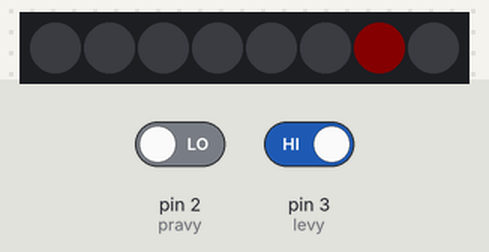
Bench run of a sketch on a simulated Arduino Uno, built with avr-gcc and run on an emulated ATmega328P. Shown: 8 RGB LEDs in strip order, left to right. The inputs (shaded band) are chosen by the test bench; at power-on: pin 2 (pravy) LOW, pin 3 (levy) HIGH. Dim RGB values are drawn brighter than linear; what the sketch prints to the serial monitor is not drawn.

Above: at 2.25 s.
2.3 s: pin 2 (pravy) driven HIGH
At 2.7 s:
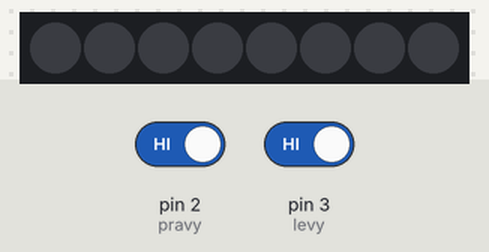
At 3.06 s:
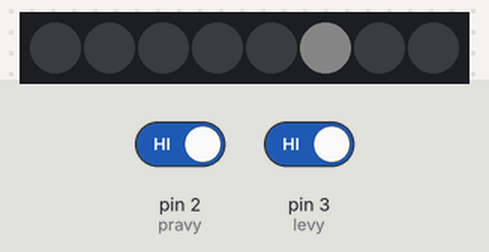
5.1 s: pin 3 (levy) driven LOW
Timing chart, 0 to 14.1 s (numbered marks = the images above; inputs shaded):
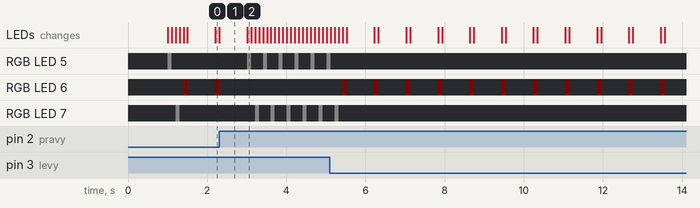

Measured:
- after the input at 2.3 s, the LEDs: first differ from a run without the input after 0.71 s (image 2)
- what the display in image 1 shows lasts 0.7 s, from 2.3 s to 3.0 s

The sketch:

prejezd.ino
```cpp
#include <FastLED.h>

#define LED_PIN     4
#define POCET_LED    8
#define JAS_LED  8
CRGB leds[POCET_LED];

int levy = 3;
int pravy = 2;

enum Stavy {
  BILA,
  CERVENA,
  CERNA,
};

Stavy stav = Stavy::BILA;

enum Smery {
  ZLEVA,
  ZPRAVA
};

Smery smer ;

void setup() {
  pinMode(levy, INPUT);
  pinMode(pravy, INPUT);
  Serial.begin(9600);
  delay(1000);

  FastLED.addLeds<WS2812, LED_PIN, GRB>(leds, POCET_LED);
  FastLED.setBrightness(JAS_LED);
}

void blik(int cisloLed, int barva1, int barva2, int barva3) {
    leds[cisloLed] = CRGB(barva1, barva2, barva3);
    FastLED.show();
    delay(100);
    leds[cisloLed] = CRGB(0, 0, 0);
    FastLED.show();
    delay(100);

}

void stavyAutomat(){
    switch(stav) {
      case Stavy::BILA:
       blik(5, 255, 255, 255);
       blik(7, 255, 255, 255);
      case Stavy::CERVENA:
       blik(6, 255, 0, 0);
      case Stavy::CERNA:
       blik(5, 0, 0, 0);
       blik(6, 0, 0, 0);
       blik(7, 0, 0, 0);
    }
    }

void smerJizdy(){
  if ((digitalRead(levy) == 0) && (digitalRead(pravy) == 1)) {
    smer = Smery::ZLEVA;
  }
  else if ((digitalRead(levy) == 1) && (digitalRead(pravy) == 0)) {
    smer = Smery::ZPRAVA;
  }}

void dalsiStav(int left, int right) {
  int l = left;
  int p = right;
  if (digitalRead(left) == 0 && digitalRead(right) == 1 && stav == Stavy::BILA)
      {stav = Stavy::CERVENA; Serial.print("smer: ");}
  else if (digitalRead(left) == 1 && digitalRead(right) == 0 && stav == Stavy::CERVENA)
      {stav = Stavy::CERNA;}
  else if (digitalRead(left) == 1 && digitalRead(right) == 1 && stav == Stavy::CERNA)
      {stav = Stavy::BILA;}
}

void smeryAutomat(){
  smerJizdy();
  switch(smer){
    case Smery::ZLEVA:
      stavyAutomat();
      dalsiStav(levy, pravy);
      break;
    case Smery::ZPRAVA:
      stavyAutomat();
      dalsiStav(pravy, levy);
      break;}
  }

void loop() {
  if (digitalRead(levy) == 1 && digitalRead(pravy) == 1){
    blik(5, 255, 255, 255);
    blik(7, 255, 255, 255);
  }
  else{
    smeryAutomat();
  }
}
```
